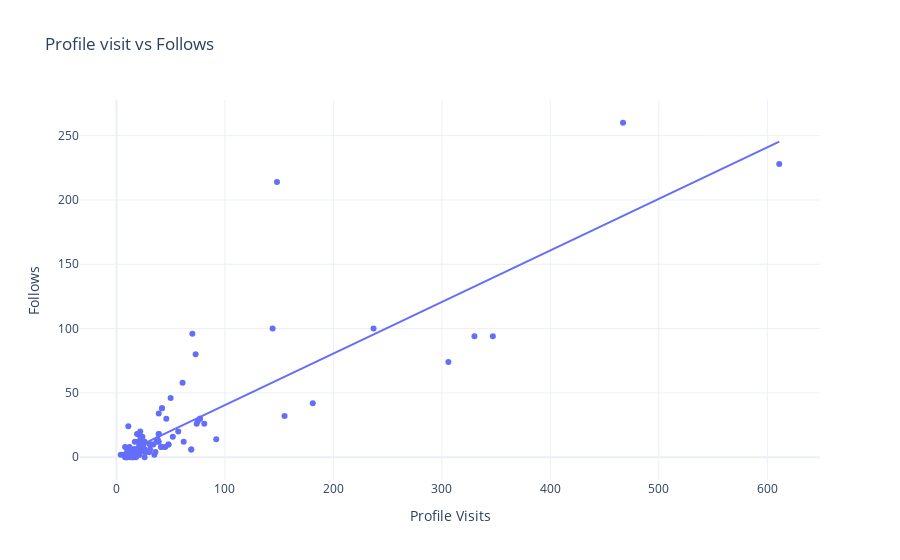

Notebook code for this chart:
### Markdown cell above
Profile visits VS Follows

### Code cell
fig=px.scatter(df,x='Profile Visits',y='Follows',trendline='ols',title='Profile visit vs Follows')
fig.show()

### Figure 1 — Plotly figure (JSON) as saved in the notebook; plotly's stock layout.template omitted (floating-point values rounded to 4 significant figures)
{"data": [{"hovertemplate": "Profile Visits=%{x}<br>Follows=%{y}<extra></extra>", "legendgroup": "", "marker": {"color": "#636efa", "symbol": "circle"}, "mode": "markers", "name": "", "orientation": "v", "showlegend": false, "type": "scatter", "x": [35, 48, 62, 23, 8, 9, 26, 12, 36, 31, 29, 15, 8, 20, 181, 17, 16, 21, 77, 10, 9, 11, 144, 14, 10, 19, 69, 11, 19, 9, 57, 13, 11, 24, 81, 4, 7, 14, 18, 8, 330, 21, 19, 32, 19, 21, 14, 30, 39, 42, 31, 20, 12, 22, 306, 13, 26, 16, 15, 15, 39, 21, 8, 45, 50, 37, 25, 347, 26, 48, 16, 26, 17, 52, 22, 41, 155, 12, 22, 20, 23, 25, 17, 16, 21, 77, 10, 14, 30, 39, 42, 31, 14, 10, 19, 69, 11, 19, 9, 38, 42, 92, 75, 21, 26, 39, 74, 467, 24, 70, 22, 46, 61, 237, 73, 20, 34, 148, 611], "xaxis": "x", "y": [2, 10, 12, 8, 0, 2, 0, 6, 4, 6, 4, 0, 2, 4, 42, 6, 2, 2, 30, 0, 0, 24, 100, 2, 4, 6, 6, 6, 2, 2, 20, 2, 4, 8, 26, 2, 2, 4, 0, 2, 94, 8, 18, 10, 4, 4, 4, 4, 18, 38, 10, 12, 4, 4, 74, 0, 6, 6, 0, 6, 12, 10, 8, 8, 46, 12, 10, 94, 6, 10, 6, 4, 12, 16, 12, 8, 32, 8, 16, 6, 10, 10, 6, 2, 2, 30, 0, 4, 4, 18, 38, 10, 2, 4, 6, 6, 6, 2, 2, 14, 8, 14, 28, 18, 12, 34, 26, 260, 16, 96, 20, 30, 58, 100, 80, 18, 10, 214, 228], "yaxis": "y"}, {"hovertemplate": "<b>OLS trendline</b><br>Follows = 0.400884 * Profile Visits + 0.46283<br>R<sup>2</sup>=0.727868<br><br>Profile Visits=%{x}<br>Follows=%{y} <b>(trend)</b><extra></extra>", "legendgroup": "", "marker": {"color": "#636efa", "symbol": "circle"}, "mode": "lines", "name": "", "showlegend": false, "type": "scatter", "x": [4, 7, 8, 8, 8, 8, 9, 9, 9, 9, 10, 10, 10, 10, 11, 11, 11, 11, 12, 12, 12, 13, 13, 14, 14, 14, 14, 14, 15, 15, 15, 16, 16, 16, 16, 17, 17, 17, 18, 19, 19, 19, 19, 19, 19, 20, 20, 20, 20, 21, 21, 21, 21, 21, 21, 22, 22, 22, 22, 23, 23, 24, 24, 25, 25, 26, 26, 26, 26, 26, 29, 30, 30, 31, 31, 31, 32, 34, 35, 36, 37, 38, 39, 39, 39, 39, 41, 42, 42, 42, 45, 46, 48, 48, 50, 52, 57, 61, 62, 69, 69, 70, 73, 74, 75, 77, 77, 81, 92, 144, 148, 155, 181, 237, 306, 330, 347, 467, 611], "xaxis": "x", "y": [2.066, 3.269, 3.67, 3.67, 3.67, 3.67, 4.071, 4.071, 4.071, 4.071, 4.472, 4.472, 4.472, 4.472, 4.873, 4.873, 4.873, 4.873, 5.273, 5.273, 5.273, 5.674, 5.674, 6.075, 6.075, 6.075, 6.075, 6.075, 6.476, 6.476, 6.476, 6.877, 6.877, 6.877, 6.877, 7.278, 7.278, 7.278, 7.679, 8.08, 8.08, 8.08, 8.08, 8.08, 8.08, 8.481, 8.481, 8.481, 8.481, 8.881, 8.881, 8.881, 8.881, 8.881, 8.881, 9.282, 9.282, 9.282, 9.282, 9.683, 9.683, 10.08, 10.08, 10.48, 10.48, 10.89, 10.89, 10.89, 10.89, 10.89, 12.09, 12.49, 12.49, 12.89, 12.89, 12.89, 13.29, 14.09, 14.49, 14.89, 15.3, 15.7, 16.1, 16.1, 16.1, 16.1, 16.9, 17.3, 17.3, 17.3, 18.5, 18.9, 19.71, 19.71, 20.51, 21.31, 23.31, 24.92, 25.32, 28.12, 28.12, 28.52, 29.73, 30.13, 30.53, 31.33, 31.33, 32.93, 37.34, 58.19, 59.79, 62.6, 73.02, 95.47, 123.1, 132.8, 139.6, 187.7, 245.4], "yaxis": "y"}], "layout": {"legend": {"tracegroupgap": 0}, "title": {"text": "Profile visit vs Follows"}, "xaxis": {"anchor": "y", "domain": [0, 1], "title": {"text": "Profile Visits"}}, "yaxis": {"anchor": "x", "domain": [0, 1], "title": {"text": "Follows"}}}}
